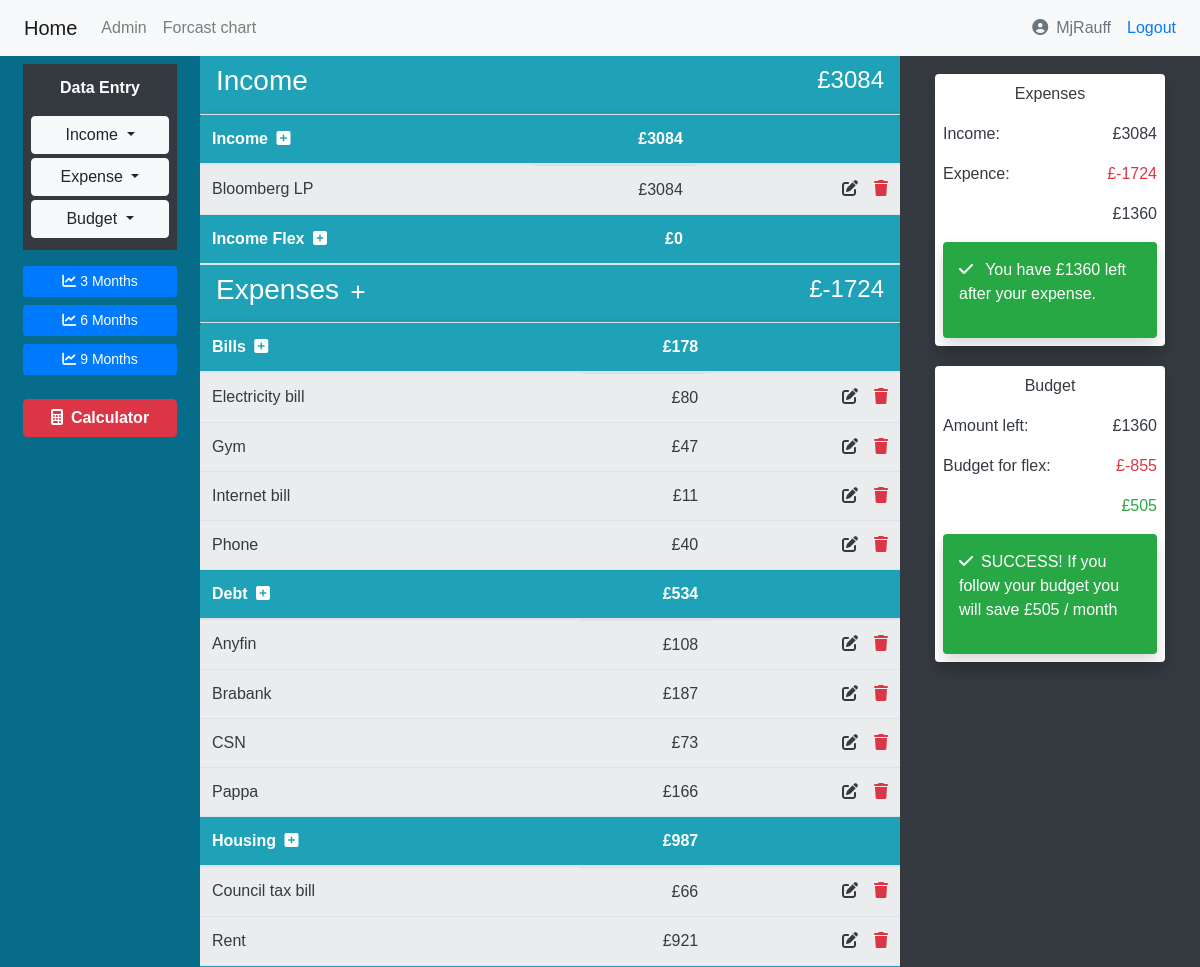
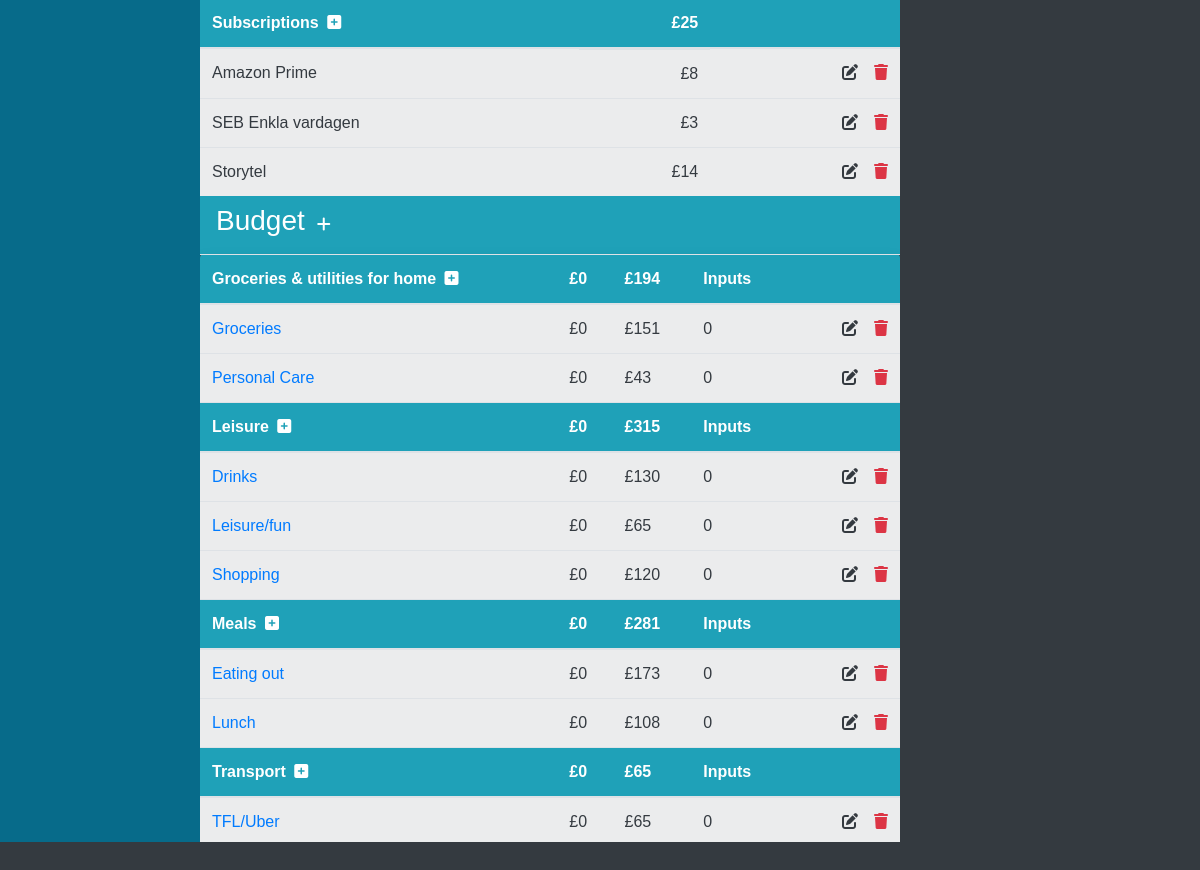
The app's page / (signed in) with its own data (2 pictures, top to bottom).
### income/models.py (models this page shows, shortened)
class Income(models.Model):
    user = models.ForeignKey(User, on_delete=models.CASCADE)
    date_created = models.DateTimeField(auto_now=True)
    title = models.CharField(max_length=100)
    amount = models.IntegerField(null=True, default=0)
    date_payment = models.IntegerField()

### expense/models.py (models this page shows, shortened)
class Category(models.Model):
    user = models.ForeignKey(User, on_delete=models.CASCADE)
    category = models.CharField(max_length=100)
    def count(self):
        expenses = Expense.objects.filter(user=self.user, category=self)
        return expenses.count()
    def amount_total(self):
        expenses = Expense.objects.filter(user=self.user, category=self)
        total = expenses.aggregate(Sum('amount'))["amount__sum"]
        if total == None:
            return 0
        else:
            return total

class Expense(models.Model):
    user = models.ForeignKey(User, on_delete=models.CASCADE)
    date_created = models.DateTimeField(auto_now=True)
    category = models.ForeignKey(Category, on_delete=models.CASCADE)
    title = models.CharField(max_length=100)
    amount = models.IntegerField()
    date_payment = models.IntegerField()

class Category_flex(models.Model):
    user = models.ForeignKey(User, on_delete=models.CASCADE)
    category = models.CharField(max_length=100)
    def budget_total(self):
        expenses = Expense_flex.objects.filter(user=self.user, category=self)
        total = expenses.aggregate(Sum('budget'))["budget__sum"]
        if total == None:
            return 0
        else:
            return total
    def amount_total(self):
        expenses = Expense_flex.objects.filter(user=self.user, category=self)
        expense_flex_sub = Expense_flex_sub.objects.filter(user=self.user)
        list1 = []
        for sub in expense_flex_sub:
            if sub.expense_flex in expenses:
                list1.append(sub.amount)
        return sum(list1)
    def count(self):
        expenses = Expense_flex.objects.filter(user=self.user, category=self)
        return expenses.count()

class Expense_flex(models.Model):
    user = models.ForeignKey(User, on_delete=models.CASCADE)
    date_created = models.DateTimeField(auto_now=True)
    category = models.ForeignKey(Category_flex, on_delete=models.CASCADE)
    title = models.CharField(max_length=100)
    budget = models.IntegerField()
    def sub_count(self):
        sub = Expense_flex_sub.objects.filter(user=self.user, expense_flex=self)
        return sub.count()
    def amount_total(self):
        sub = Expense_flex_sub.objects.filter(user=self.user, expense_flex=self)
        sub_amount = sub.aggregate(Sum('amount'))["amount__sum"]
        if sub_amount == None:
            return 0
        else:
            return sub_amount

### main_project/views.py (the view)
# urls.py: path("", views.IndexView.as_view(), name="home"),
class IndexView(LoginRequiredMixin, generic.TemplateView):
    template_name = "index.html"
    login_url = reverse_lazy('accounts:login')
    def summary(self):
        user = self.request.user
        income = Income.objects.filter(user=user)
        expense = Expense.objects.filter(user=user)
        try:
            e = expense.aggregate(Sum('amount'))["amount__sum"]
            if e == None:
                e = 0
            i = income.aggregate(Sum('amount'))["amount__sum"]
            if i == None:
                i = 0
        except:
            pass
        return i - e
    def budget(self):
        user = self.request.user
        expenses_flex = Expense_flex.objects.filter(user=user)
        return expenses_flex.aggregate(Sum('budget'))["budget__sum"]
    def budget_flex(self):
        try:
            return self.summary() - self.budget()
        except:
            return 0
    def income_summary(self):
        user = self.request.user
        income = Income.objects.filter(user=user).order_by("title")
        income_flex = Income_flex.objects.filter(user=user).order_by("title")
        income_total = income.aggregate(Sum('amount'))["amount__sum"]
        income_total_flex = income_flex.aggregate(Sum('amount'))["amount__sum"]
        if income_total == None:
            income_total = 0
        if income_total_flex == None:
            income_total_flex = 0
        return income_total + income_total_flex
    def get_context_data(self, **kwargs):
        context = super().get_context_data(**kwargs)
        user = self.request.user
        income = Income.objects.filter(user=user).order_by("title")
        income_flex = Income_flex.objects.filter(user=user).order_by("title")
        income_total = income.aggregate(Sum('amount'))["amount__sum"]
        income_total_flex = income_flex.aggregate(Sum('amount'))["amount__sum"]
        categoies = Category.objects.filter(user=user).order_by("category")
        categoies_flex = Category_flex.objects.filter(user=user).order_by("category")
        expenses = Expense.objects.filter(user=user).order_by("title")
        expenses_flex = Expense_flex.objects.filter(user=user).order_by("title")
        expenses_flex_sub = Expense_flex_sub.objects.filter(user=user).order_by("title")
        account = 1000
        m1 = chart_data(user, 0, account)
        m1_account = m1[-1:][0][3]
        m2 = chart_data(user, 1, m1_account)
        m2_account = m2[-1:][0][3]
        m3 = chart_data(user, 2, m2_account)
        m3_account = m3[-1:][0][3]
        m4 = chart_data(user, 0, m3_account)
        m4_account = m4[-1:][0][3]
        m5 = chart_data(user, 1, m4_account)
        m5_account = m5[-1:][0][3]
        m6 = chart_data(user, 2, m5_account)
        context["income"] = income
        context["income_total"] = income_total
        context["income_flex"] = income_flex
        context["income_total_flex"] = income_total_flex
        context["income_summary"] = self.income_summary()
        context["expenses"] = expenses
        context["expenses_flex"] = expenses_flex
        context["expense_total"] = expenses.aggregate(Sum('amount'))["amount__sum"]
        context["expenses_flex_sub"] = Expense_flex_sub.objects.filter(user=user).order_by("title")
        context["categoies"] = categoies
        context["categoies_flex"] = categoies_flex
        context["summary"] = self.summary()
        context["budget"] = self.budget()
        context["saving"] = self.budget_flex()
        context["chart_data"] = chart_data(user, 0, account) + chart_data(user, 1, m1_account) + chart_data(user, 2, m2_account) + chart_data(user, 3, m3_account) + chart_data(user, 4, m4_account) + chart_data(user, 5, m5_account)
        return context

### main_project/views.py (called while the page is built)
def budget(user):
    expenses_flex = Expense_flex.objects.filter(user=user)
    budget = expenses_flex.aggregate(Sum('budget'))["budget__sum"]
    if budget == None:
        return 0
    else:
        return budget

def add_months(sourcedate, months):
    month = sourcedate.month - 1 + months
    year = sourcedate.year + month // 12
    month = month % 12 + 1
    day = min(sourcedate.day, calendar.monthrange(year,month)[1])
    return datetime.date(year, month, day)

### templates/index.html (shortened to what this page needs)
{% extends 'base.html' %}
{% block contant %}
{% if user.is_authenticated %}
<div class="row full-fill">
  <div class="col-5 col-lg-2 col-md-4 menu-bar">
    {% include "_menu.html" %}
  </div>
  <div class="scroll-bar col-7 col-lg-7 col-md-8 overflow-auto full-fill">
    {% include "_scroll_data.html" %}
  </div>
  <div class="col-12 col-lg-3">
    <div class="row d-flex justify-content-center">
      {% include "_summary.html" %}
    </div>
  </div>
</div>
{% else %}
  <h1>You need to <a href="{% url 'accounts:login' %}">login!</a></h1>
{% endif %}
{% endblock %}

### templates/base.html (shortened to what this page needs)
<!DOCTYPE html>
{% load static %}
<html lang="en" dir="ltr">
  <head>
    <link rel="stylesheet" href="https://stackpath.bootstrapcdn.com/bootstrap/4.3.1/css/bootstrap.min.css">
    <link href="http://maxcdn.bootstrapcdn.com/font-awesome/4.1.0/css/font-awesome.min.css" rel="stylesheet">
    <link rel="stylesheet" href="https://use.fontawesome.com/releases/v5.7.0/css/all.css">
    <link rel="stylesheet" href="{% static 'css/master.css'%}">
    <link rel="stylesheet" href="{% static 'css/id_style.css'%}">
  <body class="bg-dark">
    <nav class="navbar navbar-expand-lg navbar-light bg-light d-flex justify-content-between">
      {% if user.is_authenticated %}
      <div class="navbar-nav pl-2">
        <a class="navbar-brand" href="{% url 'home' %}">Home</a>
        {% if user.is_superuser %}
        <a class="nav-link" href="{% url 'admin:index' %}">Admin</a>
        {% endif %}
        <a class="nav-link" href="{% url 'm3' %}">Forcast chart</a>
      </div>
      <div class="navbar-nav pl-2">
        <a class="nav-link text-secondary"><span class="fas fa-user-circle mr-2" ></span>{{user.username}}</a>
        <a class="nav-link text-primary" href="{% url 'accounts:logout' %}">Logout</a>
      </div>
      {% endif %}
    </nav>
      <div class="">
        {% block contant %}
        {% endblock %}
      </div>
  </body>
</html>

### templates/_income_include.html (shortened to what this page needs)
<div class="">
  <thead>
    <tr>
      <th scope="col">Income
        <a class="text-white" href="{% url 'income:create' %}"><span class="fas fa-plus-square ml-1"></span></a>
      </th>
      {% if income_total == None %}
      <th scope="col"><div class="d-flex justify-content-end">£0</div></th>
      {% else %}
      <th scope="col"><div class="d-flex justify-content-end">£{{income_total}}</div></th>
      {% endif %}
      <th></th>
    </tr>
  </thead>
  <tbody>
    {% for i in income %}
    <tr class="table-cell text-dark">
      <td>{{i.title}}</td>
      <td class="d-flex justify-content-end">£{{i.amount}}</td>
      <td>
        <div class="d-flex justify-content-end">
          <a class="text-dark ml-3" href="{% url 'income:update' pk=i.pk %}"><span class="fas fa-edit" aria-hidden="true"></span></a>
          <a class="text-danger ml-3" href="{% url 'income:delete' pk=i.pk %}"><span class="fas fa-trash"></span></a>
        </div>
      </td>
    </tr>
    {% endfor %}
  </tbody>
  <thead>
    <tr>
      <th scope="col">Income Flex
        <a class="text-white" href="{% url 'income:create_flex' %}"><span class="fas fa-plus-square ml-1"></span></a>
      </th>
      {% if income_total_flex == None %}
      <th scope="col"><div class="d-flex justify-content-end">£0</div></th>
      {% else %}
      <th scope="col"><div class="d-flex justify-content-end">£{{income_total_flex}}</div></th>
      {% endif %}
      <th></th>
    </tr>
  </thead>
</div>

### templates/_expense_include.html
<div class="">
  {% for category in categoies %}
  <thead>
    <tr>
      <th scope="col">
        <div class="">
          {{category.category}}
          <a class="text-white" href="{% url 'expense:create' pk=category.pk %}"><span class="fas fa-plus-square ml-1"></span></a>
        </div>
      </th>
      <th class="text-white" scope="col"><div class="d-flex justify-content-end">£{{category.amount_total}}</div></th>
      <th></th>
    </tr>
  </thead>
  <tbody>
    {% for expense in expenses %}
      {% if expense.category == category %}
        <tr class="table-cell text-dark">
          <td>
            <a class="text-dark" href="#">{{expense.title}}</a>
          </td>
          <td class="d-flex justify-content-end">£{{expense.amount}}</td>
          <td>
            <div class="d-flex justify-content-end">
              <a class="text-dark ml-3" href="{% url 'expense:update' pk=expense.pk %}"><span class="fas fa-edit" aria-hidden="true"></span></a>
              <a class="text-danger ml-3" href="{% url 'expense:delete' pk=expense.pk %}"><span class="fas fa-trash"></span></a>
            </div>
          </td>
        </tr>
      {% endif %}
    {% endfor %}
  </tbody>
  {% endfor %}
</div>

### templates/_expense_flex_include.html
{% for category in categoies_flex %}
<thead>
  <tr>
    <th scope="col">
      <div class="">
        {{category.category}}
        <a class="text-white" href="{% url 'expense:create_flex' pk=category.pk %}"><span class="fas fa-plus-square ml-1"></span></a>
      </div>
    </th>
    {% if category.amount_total <= category.budget_total %}
    <th class=""><div>£{{category.amount_total}}</div></th>
    {% else %}
    <th class="text-danger" scope="col"><div>£{{category.amount_total}}</div></th>
    {% endif %}
    <th>£{{category.budget_total}}</th>
    <th>Inputs</th>
    <th></th>
  </tr>
</thead>
<tbody>
  {% for expense in expenses_flex %}
    {% if expense.category == category %}
      <tr class="table-cell text-dark">
        <td>
          <a class="text-primary" href="{% url 'expense:sub' pk=expense.pk %}">{{expense.title}}</a>
        </td>
        {% if expense.amount_total <= expense.budget %}
        <td>£{{expense.amount_total}}</td>
        <td>£{{expense.budget}}</td>
        <td>{{expense.sub_count}}</td>
        {% else %}
        <td class="text-danger">£{{expense.amount_total}}</td>
        <td>£{{expense.budget}}</td>
        <td>{{expense.sub_count}}</td>
        {% endif %}
        <td>
          <div class="d-flex justify-content-end">
            <a class="text-dark ml-3" href="{% url 'expense:update_flex' pk=expense.pk %}"><span class="fas fa-edit" aria-hidden="true"></span></a>
            <a class="text-danger ml-3" href="{% url 'expense:delete_flex' pk=expense.pk %}"><span class="fas fa-trash"></span></a>
          </div>
        </td>
      </tr>
    {% endif %}
  {% endfor %}
</tbody>
{% endfor %}

### static/css/master.css (style rules this page uses)
body { background-color:white; }

### static/css/id_style.css (style rules this page uses)
.table-cell { background-color:#ebeced; }
.full-fill { padding: 0 !important; margin: 0 !important; }
.scroll-bar { height:94vh; }
.menu-bar { background-color:#076b8a; }

### templates/_onclick.html (style rules this page uses)
body { font-family: Arial, Helvetica, sans-serif; }

### records on screen
Income: title "Bloomberg LP", amount "3084"
Category: category "Bills", amount_total "178"
Expense: title "Electricity bill", amount "80"
Expense: title "Gym", amount "47"
Expense: title "Internet bill", amount "11"
Expense: title "Phone", amount "40"
Category: category "Debt", amount_total "534"
Expense: title "Anyfin", amount "108"
Expense: title "Brabank", amount "187"
Expense: title "CSN", amount "73"
Expense: title "Pappa", amount "166"
Category: category "Housing", amount_total "987"
Expense: title "Council tax bill", amount "66"
Expense: title "Rent", amount "921"
Category: category "Subscriptions", amount_total "25"
Expense: title "Amazon Prime", amount "8"
Expense: title "SEB Enkla vardagen", amount "3"
Expense: title "Storytel", amount "14"
Category_flex: category "Groceries & utilities for home", amount_total "0", budget_total "194"
Expense_flex: title "Groceries", amount_total "0", budget "151", sub_count "0"
Expense_flex: title "Personal Care", amount_total "0", budget "43", sub_count "0"
Category_flex: category "Leisure", amount_total "0", budget_total "315"
Expense_flex: title "Drinks", amount_total "0", budget "130", sub_count "0"
Expense_flex: title "Leisure/fun", amount_total "0", budget "65", sub_count "0"
Expense_flex: title "Shopping", amount_total "0", budget "120", sub_count "0"
Category_flex: category "Meals", amount_total "0", budget_total "281"
Expense_flex: title "Eating out", amount_total "0", budget "173", sub_count "0"
Expense_flex: title "Lunch", amount_total "0", budget "108", sub_count "0"
Category_flex: category "Transport", amount_total "0", budget_total "65"
Expense_flex: title "TFL/Uber", amount_total "0", budget "65", sub_count "0"

### other values on screen
{{ user.username }} "MjRauff"
{{ income_summary }} "3084"
{{ income_total }} "3084"
{{ expense_total }} "1724"
{{ summary }} "1360"
{{ budget }} "855"
{{ saving }} "505"
